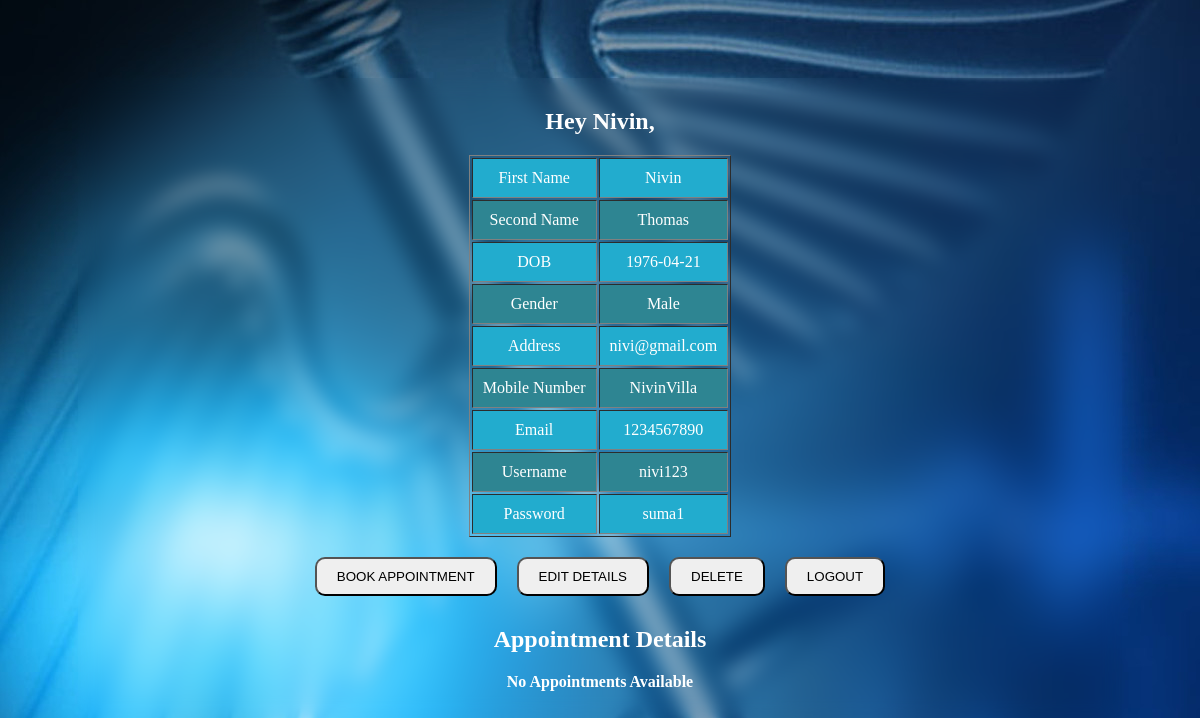
The app's page /patient_profile.php (signed in) with its own data.
### tables this page shows
CREATE TABLE `patient_details` (
  `patid` int(5) NOT NULL,
  `patfname` varchar(20) NOT NULL,
  `patsname` varchar(20) NOT NULL,
  `patdob` date NOT NULL,
  `gender` varchar(10) NOT NULL,
  `patemail` varchar(30) NOT NULL,
  `patmob` int(10) NOT NULL,
  `pataddress` varchar(40) NOT NULL,
  `username` varchar(25) NOT NULL,
  `password` varchar(25) NOT NULL
);

### patient_profile.php (the view, shortened to what this page needs)
<html>
<head><title>Hospital Booking</title>
<link rel='stylesheet' type='text/css' href='style.css'>
</head>
<body>
   <div class="subbody">
<?php
$id=$_SESSION['my_value'];
$con=new mysqli("localhost","root","","hospital_booking");
$sql="select * from patient_details where patid=" . $id . "";
$result=$con -> query($sql);
if($result -> num_rows < 1)
{
   echo "Invalid Credentials";
}
else{
   echo "<form method='post'>";
   echo "<table border='1'>" ;
   while($row=$result -> fetch_assoc()){
      echo "<div class='head'> Hey ". $row['patfname'] .",</div> " ;
echo "<tr><td>First Name</td><td>". $row['patfname'] . "</td></tr>";
echo "<tr><td>Second Name</td><td>". $row['patsname'] . "</td></tr>";
echo "<tr><td>DOB </td><td>". $row['patdob'] . "</td></tr>";
echo "<tr><td>Gender </td><td>". $row['gender'] . "</td></tr>";
echo "<tr><td>Address </td><td>". $row['patemail'] . "</td></tr>";
echo "<tr><td>Mobile Number</td><td>". $row['pataddress'] . "</td></tr>";
echo "<tr><td>Email </td><td>". $row['patmob'] . "</td></tr>";
echo "<tr><td>Username </td><td>". $row['username'] . "</td></tr>";
echo "<tr><td>Password </td><td>". $row['password'] . "</td></tr>";
echo "</table>";
echo "<input type='submit' name='appoint' value='BOOK APPOINTMENT'>";
echo "<input type='submit' name='edit' value='EDIT DETAILS'>";
echo "<input type='submit' name='delete' value='DELETE'>";
echo "<input type='submit' name='logout' value='LOGOUT'>";
 echo "</form>";
}
echo "<div class='head'>Appointment Details</div>";
$sqla="SELECT b.docfname,b.docsname,b.docmob, a.apdate, a.slot FROM appointment_details AS a JOIN doctor_details AS b ON b.docid = a.docid WHERE a.patid=".$id." and (a.apdate > date(".date('Y-m-d')."))";
$result=$con->query($sqla);
if($result -> num_rows < 1)
echo "<div class='para'>No Appointments Available</div>";
}
?>
</div>
</body>
</html>

### style.css (style rules this page uses)
input { padding: 10px 20px 10px 20px; margin: 10px 10px 10px 10px; border-radius: 10px; }
.head { color: white; font-size:x-large; font-weight: bold; margin: 20px 0px 20px 0px; }
.para { color: white; font-size:medium; font-weight: bold; margin: 10px 0px 20px 0px; }
table { text-align: center; margin: 10px 10px 10px 10px; margin-left: auto; margin-right: auto; }
td { padding: 10px 10px 10px 10px; }
tr:nth-child(odd) { background-color: #22acce; color: white; }
tr:nth-child(even) { background-color: #2e8592; color: white; }
.subbody { padding: 10px 10px 10px 10px; margin: 50px 50px 50px 50px; text-align: center; backdrop-filter: blur(10px); }
body { padding: 20px 20px 20px 20px; text-align: center; background-image: url('hsptl.jpg'); }

### records on screen
patient_details: patfname "Nivin", patsname "Thomas", patdob "1976-04-21", gender "Male", patemail "nivi@gmail.com", pataddress "NivinVilla", patmob "1234567890", username "nivi123", password "suma1"
